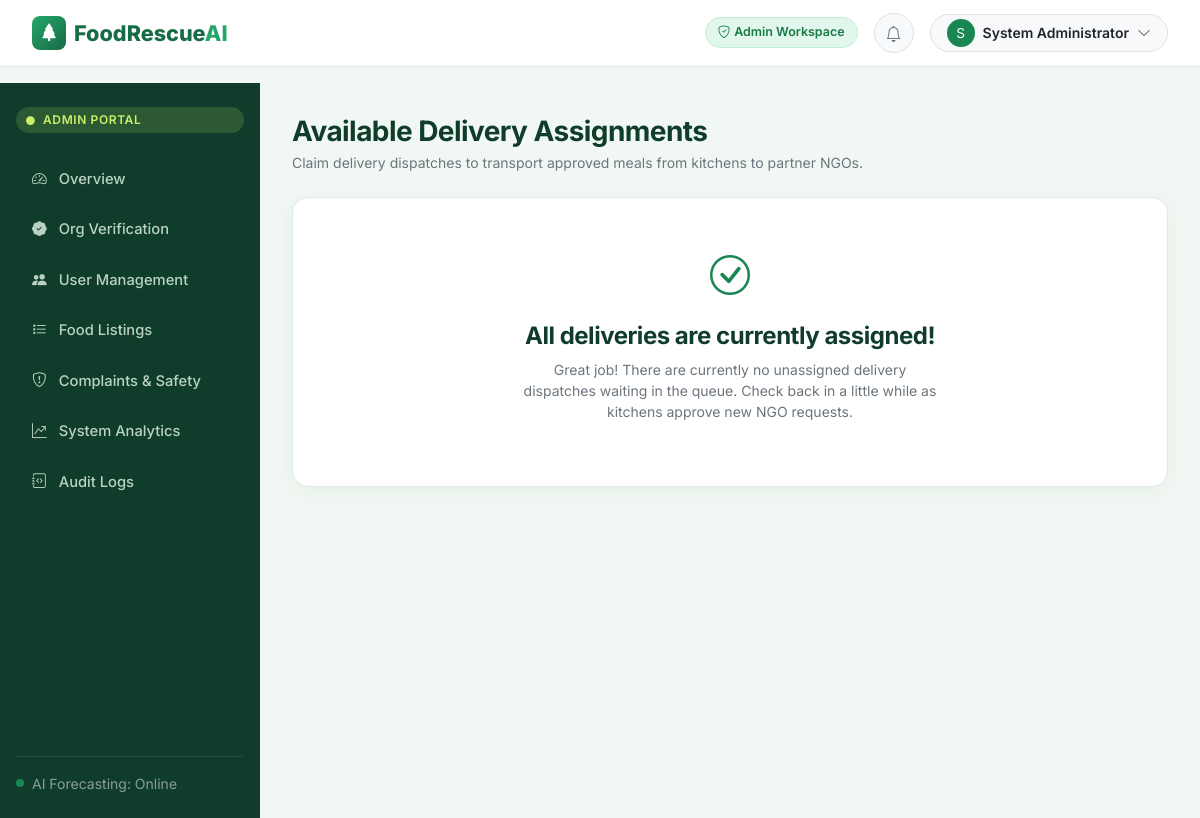
Screenshot of /volunteer/assignments (signed in) with the database file from the repository.
### models/database.py (models this page shows, shortened)
class User(UserMixin, db.Model):
    __tablename__ = 'users'
    id = db.Column(db.Integer, primary_key=True)
    name = db.Column(db.String(120), nullable=False)
    email = db.Column(db.String(120), unique=True, nullable=False, index=True)
    phone = db.Column(db.String(30), nullable=True)
    password_hash = db.Column(db.String(256), nullable=False)
    role = db.Column(db.String(30), nullable=False)  # 'restaurant', 'ngo', 'volunteer', 'admin'
    account_status = db.Column(db.String(30), default='pending')  # 'pending', 'active', 'suspended'
    created_at = db.Column(db.DateTime, default=datetime.datetime.utcnow)
    organization_memberships = db.relationship('OrganizationMember', backref='user', cascade='all, delete-orphan')
    deliveries = db.relationship('Delivery', backref='volunteer', foreign_keys='Delivery.volunteer_user_id')
    notifications = db.relationship('Notification', backref='user', cascade='all, delete-orphan')
    complaints_filed = db.relationship('Complaint', backref='reporter', foreign_keys='Complaint.reporter_user_id')
    audit_logs = db.relationship('AuditLog', backref='actor', foreign_keys='AuditLog.actor_user_id')
    @property
    def organization(self):
        if self.organization_memberships:
            return self.organization_memberships[0].organization
        return None

### routes/volunteer.py (the view)
@volunteer_bp.route('/assignments')
@login_required
@role_required('volunteer')
def assignments():
    available_deliveries = Delivery.query.filter(
        Delivery.delivery_status.in_(['Unassigned'])
    ).all()
    return render_template('volunteer/assignments.html', deliveries=available_deliveries)

### templates/volunteer/assignments.html (shortened to what this page needs)
{% extends 'base.html' %}
{% block content %}
<div class="d-flex justify-content-between align-items-center mb-4 flex-wrap gap-2">
  <div>
    <h3 class="fw-bold mb-1">Available Delivery Assignments</h3>
    <p class="text-secondary small mb-0">Claim delivery dispatches to transport approved meals from kitchens to partner NGOs.</p>
  </div>
</div>
<div class="row g-4">
  {% if deliveries %}
    {% for d in deliveries %}
      {% set req = d.donation_request %}
      {% set l = req.listing %}
      <div class="col-md-6 col-lg-4">
        <div class="s-card h-100 d-flex flex-column justify-content-between">
          <div>
            <div class="d-flex justify-content-between align-items-center mb-2">
              <span class="badge-pill badge-complete small">{{ l.category }}</span>
              <span class="text-secondary small fw-semibold"><i class="bi bi-geo-alt"></i> ~{{ d.estimated_distance_km }} km</span>
            </div>
            <h5 class="fw-bold text-dark mb-1">{{ l.food_name }}</h5>
            <div class="text-success fw-bold mb-3">{{ req.approved_quantity|int }} {{ l.unit }} to transport</div>
            <div class="p-3 mb-3 rounded-3 bg-light border" style="font-size: 0.85rem;">
              <div class="mb-2">
                <span class="text-secondary small fw-bold text-uppercase d-block">1. Pickup From:</span>
                <span class="fw-bold text-dark">{{ l.donor.name }}</span>
                <div class="text-muted small">{{ l.pickup_location }}</div>
              </div>
              <hr class="my-2 border-light">
              <div>
                <span class="text-secondary small fw-bold text-uppercase d-block">2. Deliver To:</span>
                <span class="fw-bold text-dark">{{ req.ngo.name }}</span>
                <div class="text-muted small">{{ req.ngo.address }}</div>
              </div>
            </div>
            <div class="small text-secondary mb-2">
              <i class="bi bi-shield-check text-success me-1"></i> <strong>Handling:</strong> {{ l.storage_conditions }}
            </div>
            <div class="small text-danger mb-3">
              <i class="bi bi-clock me-1"></i> <strong>Must deliver by:</strong> {{ l.use_by.strftime('%b %d, %I:%M %p') }}
            </div>
          </div>
          <div class="pt-2 border-top">
            <form method="POST" action="{{ url_for('volunteer.accept_assignment', delivery_id=d.id) }}">
              <button type="submit" class="btn btn-forest w-100 justify-content-center">
                <i class="bi bi-check-circle me-1"></i> Accept This Delivery
              </button>
            </form>
          </div>
        </div>
      </div>
    {% endfor %}
  {% else %}
    <div class="col-12">
      <div class="s-card text-center py-5">
        <i class="bi bi-check-circle fs-1 text-success d-block mb-3"></i>
        <h4 class="fw-bold">All deliveries are currently assigned!</h4>
        <p class="text-secondary small mx-auto" style="max-width: 420px;">
          Great job! There are currently no unassigned delivery dispatches waiting in the queue. Check back in a little while as kitchens approve new NGO requests.
        </p>
      </div>
    </div>
  {% endif %}
</div>
{% endblock %}

### templates/components/navbar.html (shortened to what this page needs)
<nav class="navbar navbar-expand-lg navbar-custom sticky-top">
  <div class="container-fluid px-2">
    <a class="brand-logo" href="{{ url_for('public.landing') }}">
      <div class="brand-leaf-icon">
        <i class="bi bi-tree-fill"></i>
      </div>
      <span>FoodRescue<span style="color: var(--fresh-green);">AI</span></span>
    </a>
    <div class="collapse navbar-collapse" id="navContent">
      {% if not current_user.is_authenticated %}
        <ul class="navbar-nav ms-auto align-items-center gap-3">
          <li class="nav-item">
            <a class="nav-link fw-semibold text-secondary" href="{{ url_for('public.landing') }}#how-it-works">How It Works</a>
          </li>
          <li class="nav-item">
            <a class="nav-link fw-semibold text-secondary" href="{{ url_for('public.landing') }}#features">Features</a>
          </li>
          <li class="nav-item">
            <a class="nav-link fw-semibold text-secondary" href="{{ url_for('public.landing') }}#impact">Impact</a>
          </li>
          <li class="nav-item">
            <a class="btn btn-outline-danger btn-sm px-2" href="{{ url_for('auth.login', role='admin') }}" title="Administrator Console">
              <i class="bi bi-shield-lock"></i> Admin Portal
            </a>
          </li>
          <li class="nav-item">
            <a class="btn btn-outline-forest btn-sm px-3" href="{{ url_for('auth.login') }}">Sign In</a>
          </li>
          <li class="nav-item">
            <a class="btn btn-forest btn-sm px-3" href="{{ url_for('auth.register') }}">Get Started</a>
          </li>
        </ul>
      {% else %}
        <div class="ms-auto d-flex align-items-center gap-3">
          <span class="badge-pill
            {% if current_user.role == 'restaurant' %}badge-complete
            {% elif current_user.role == 'ngo' %}badge-info
            {% elif current_user.role == 'volunteer' %}badge-warning
            {% else %}badge-eligible{% endif %}">
            <i class="bi bi-shield-check"></i>
            {{ current_user.role|capitalize }} Workspace
          </span>
          <div class="dropdown" id="notificationDropdown">
            <button class="btn btn-light position-relative rounded-circle p-2 border" type="button" data-bs-toggle="dropdown" aria-expanded="false" style="width: 40px; height: 40px;">
              <i class="bi bi-bell text-secondary"></i>
            </button>
          </div>
          <div class="dropdown">
            <button class="btn btn-light rounded-pill border px-3 py-1 d-flex align-items-center gap-2" type="button" data-bs-toggle="dropdown" aria-expanded="false">
              <div class="rounded-circle bg-success text-white d-flex align-items-center justify-content-center" style="width: 28px; height: 28px; font-size: 0.85rem;">
                {{ current_user.name[:1]|upper }}
              </div>
              <span class="fw-semibold text-dark small d-none d-sm-inline">{{ current_user.name }}</span>
              <i class="bi bi-chevron-down text-muted small"></i>
            </button>
          </div>
        </div>
      {% endif %}
    </div>
  </div>
</nav>

### templates/components/sidebar.html (shortened to what this page needs)
<aside class="sidebar-forest">
  <div class="sidebar-role-badge">
    <i class="bi bi-circle-fill me-1" style="font-size: 0.55rem;"></i>
    {{ current_user.role|upper }} PORTAL
  </div>
  <ul class="sidebar-menu">
    {% if current_user.role == 'restaurant' %}
      <li>
        <a href="{{ url_for('restaurant.dashboard') }}" class="{% if request.endpoint == 'restaurant.dashboard' %}active{% endif %}">
          <i class="bi bi-grid-1x2-fill"></i>
          <span>Dashboard</span>
        </a>
      </li>
      <li>
        <a href="{{ url_for('restaurant.inventory') }}" class="{% if request.endpoint == 'restaurant.inventory' %}active{% endif %}">
          <i class="bi bi-box-seam-fill"></i>
          <span>Food Inventory</span>
        </a>
      </li>
      <li>
        <a href="{{ url_for('restaurant.sales_records') }}" class="{% if request.endpoint == 'restaurant.sales_records' %}active{% endif %}">
          <i class="bi bi-journal-text"></i>
          <span>Sales & Prep Records</span>
        </a>
      </li>
      <li>
        <a href="{{ url_for('restaurant.forecast') }}" class="{% if request.endpoint == 'restaurant.forecast' %}active{% endif %}">
          <i class="bi bi-cpu-fill"></i>
          <span>AI Demand Forecast</span>
        </a>
      </li>
      <li>
        <a href="{{ url_for('restaurant.surplus') }}" class="{% if request.endpoint == 'restaurant.surplus' %}active{% endif %}">
          <i class="bi bi-bag-heart-fill"></i>
          <span>Surplus Food</span>
        </a>
      </li>
      <li>
        <a href="{{ url_for('restaurant.requests') }}" class="{% if request.endpoint == 'restaurant.requests' %}active{% endif %}">
          <i class="bi bi-inbox-fill"></i>
          <span>Donation Requests</span>
        </a>
      </li>
      <li>
        <a href="{{ url_for('restaurant.delivery_tracking') }}" class="{% if request.endpoint == 'restaurant.delivery_tracking' %}active{% endif %}">
          <i class="bi bi-geo-alt-fill"></i>
          <span>Delivery Tracking</span>
        </a>
      </li>
      <li>
        <a href="{{ url_for('restaurant.reports') }}" class="{% if request.endpoint == 'restaurant.reports' %}active{% endif %}">
          <i class="bi bi-bar-chart-line-fill"></i>
          <span>Reports & Analytics</span>
        </a>
      </li>
    {% elif current_user.role == 'admin' %}
      <li>
        <a href="{{ url_for('admin.dashboard') }}" class="{% if request.endpoint == 'admin.dashboard' %}active{% endif %}">
          <i class="bi bi-speedometer2"></i>
          <span>Overview</span>
        </a>
      </li>
      <li>
        <a href="{{ url_for('admin.verifications') }}" class="{% if request.endpoint == 'admin.verifications' %}active{% endif %}">
          <i class="bi bi-patch-check-fill"></i>
          <span>Org Verification</span>
        </a>
      </li>
      <li>
        <a href="{{ url_for('admin.users') }}" class="{% if request.endpoint == 'admin.users' %}active{% endif %}">
          <i class="bi bi-people-fill"></i>
          <span>User Management</span>
        </a>
      </li>
      <li>
        <a href="{{ url_for('admin.listings') }}" class="{% if request.endpoint == 'admin.listings' %}active{% endif %}">
          <i class="bi bi-list-stars"></i>
          <span>Food Listings</span>
        </a>
      </li>
      <li>
        <a href="{{ url_for('admin.complaints') }}" class="{% if request.endpoint == 'admin.complaints' %}active{% endif %}">
          <i class="bi bi-shield-exclamation"></i>
          <span>Complaints & Safety</span>
        </a>
      </li>
      <li>
        <a href="{{ url_for('admin.analytics') }}" class="{% if request.endpoint == 'admin.analytics' %}active{% endif %}">
          <i class="bi bi-graph-up-arrow"></i>
          <span>System Analytics</span>
        </a>
      </li>
      <li>
        <a href="{{ url_for('admin.audit_logs') }}" class="{% if request.endpoint == 'admin.audit_logs' %}active{% endif %}">
          <i class="bi bi-journal-code"></i>
          <span>Audit Logs</span>
        </a>
      </li>
    {% endif %}
  </ul>
  <div class="pt-3 border-top border-secondary border-opacity-25 mt-auto">
    <div class="d-flex align-items-center gap-2">
      <div class="rounded-circle bg-success" style="width: 8px; height: 8px;"></div>
      <span class="small text-white-50">AI Forecasting: Online</span>
    </div>
  </div>
</aside>

### static/css/custom.css (style rules this page uses)
:root { --primary-forest: #176B45; --dark-green: #103D2B; --fresh-green: #24A66A; --lime-accent: #C8F169; --soft-mint: #F1F8F3; --white: #FFFFFF; --main-text: #20332A; --secondary-text: #718078; --warning-amber: #E9A23B; --error-crimson: #D9534F; --border-light: #E1EAE4; --card-shadow: 0 4px 20px rgba(16, 61, 43, 0.05); --card-hover-shadow: 0 8px 30px rgba(16, 61, 43, 0.12); --radius-lg: 16px; --radius-md: 10px; --radius-pill: 50px; }
body { font-family: 'Inter', -apple-system, BlinkMacSystemFont, 'Segoe UI', Roboto, Helvetica, Arial, sans-serif; color: var(--main-text); background-color: var(--soft-mint); margin: 0; padding: 0; min-height: 100vh; }
h1, h2, h3, h4, h5, h6 { font-weight: 700; color: var(--dark-green); letter-spacing: -0.02em; }
.navbar-custom { background-color: var(--white); border-bottom: 1px solid var(--border-light); box-shadow: 0 2px 10px rgba(0,0,0,0.02); padding: 0.8rem 1.5rem; }
.brand-logo { font-weight: 800; font-size: 1.35rem; color: var(--primary-forest); display: flex; align-items: center; gap: 8px; text-decoration: none; }
.brand-leaf-icon { background: linear-gradient(135deg, var(--fresh-green), var(--primary-forest)); color: white; width: 34px; height: 34px; border-radius: 8px; display: flex; align-items: center; justify-content: center; font-size: 1.1rem; }
.sidebar-forest { width: 260px; background-color: var(--dark-green); color: #E3F2E9; flex-shrink: 0; padding: 1.5rem 1rem; display: flex; flex-direction: column; transition: all 0.3s ease; }
.sidebar-role-badge { background-color: rgba(200, 241, 105, 0.15); color: var(--lime-accent); font-size: 0.75rem; padding: 4px 10px; border-radius: var(--radius-pill); font-weight: 600; text-transform: uppercase; letter-spacing: 0.05em; display: inline-block; margin-bottom: 1.5rem; }
.sidebar-menu { list-style: none; padding: 0; margin: 0; display: flex; flex-direction: column; gap: 6px; flex-grow: 1; }
.sidebar-menu a { display: flex; align-items: center; gap: 12px; color: #B9D2C4; text-decoration: none; padding: 0.7rem 1rem; border-radius: var(--radius-md); font-weight: 500; font-size: 0.92rem; transition: all 0.2s ease; }
.s-card { background: var(--white); border: 1px solid var(--border-light); border-radius: var(--radius-lg); box-shadow: var(--card-shadow); padding: 1.5rem; margin-bottom: 1.5rem; transition: transform 0.2s ease, box-shadow 0.2s ease; }
.badge-pill { padding: 5px 12px; border-radius: var(--radius-pill); font-weight: 600; font-size: 0.78rem; display: inline-flex; align-items: center; gap: 4px; }
.badge-complete, .badge-verified, .badge-eligible { background-color: #E2F7EB; color: #177A48; border: 1px solid #C2EED4; }

### rows the page displays
User: role "Admin", name "S", name "System Administrator", role "ADMIN"
